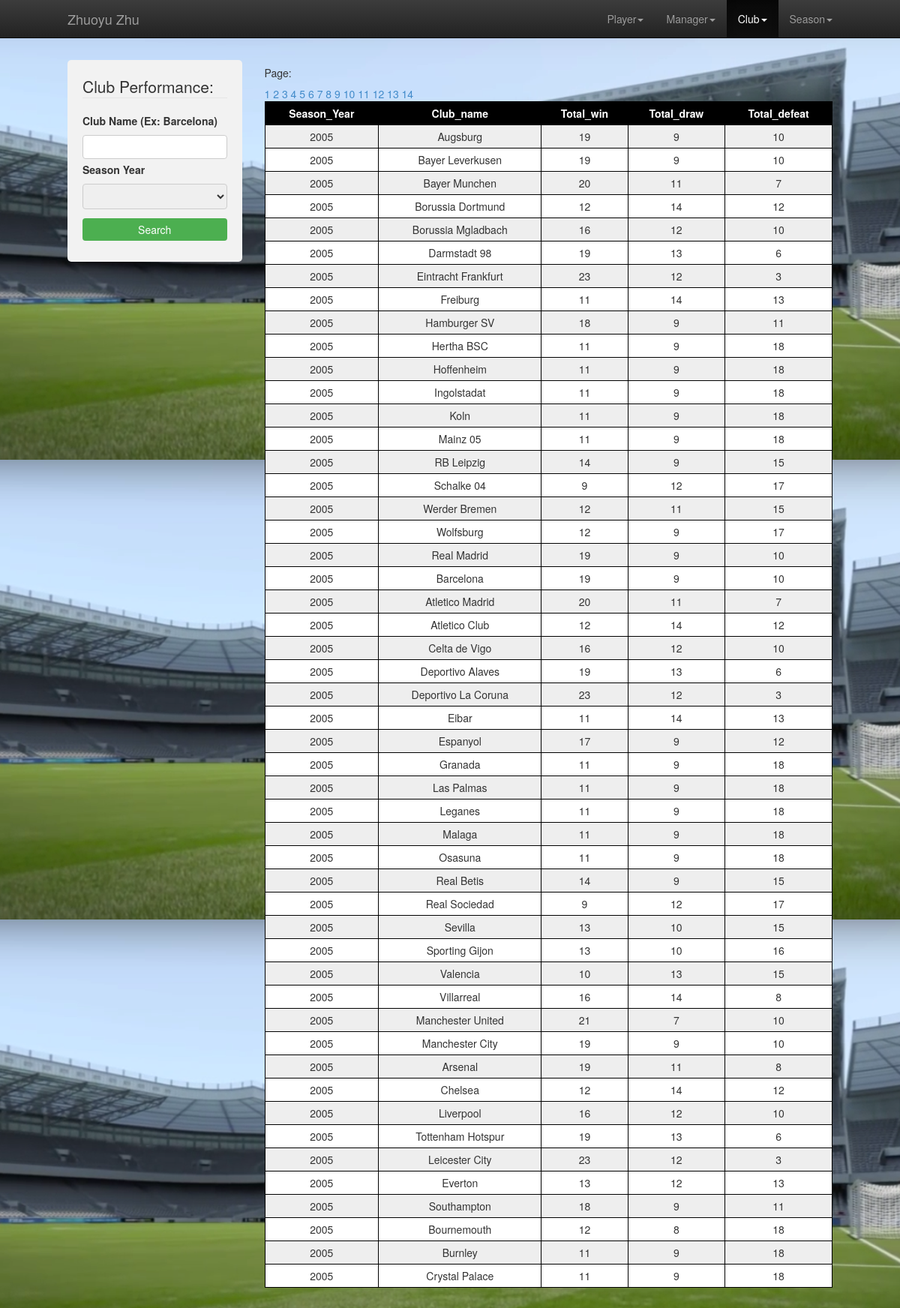
Page /web/clubPerf.php on the committed database.
### tables this page shows
create table season
(
season_id int not null,
season_year year(4) not null,
PRIMARY KEY (season_id)
);

create table club
(
club_id int not null,
club_name varchar(50) not null,
home_stadium varchar(50) not null,
league varchar(100) not null,
country varchar(50) not null,
PRIMARY KEY (club_id)
);

### web/clubPerf.php (the view, shortened to what this page needs)
<!DOCTYPE html>
<html>
  <head>
    <link href="css/bootstrap.min.css" rel="stylesheet" media="screen">
    <link href="css/bootstrap-theme.css" rel="stylesheet" media="screen">
    <link href="css/my-styles.css" rel="stylesheet" media="screen">
    <link rel="stylesheet" type="text/css" href="css/style-responsive.css" />
  </head>
  <body>
    <div class="navbar navbar-inverse navbar-fixed-top">
      <div class="container">
        <div class="navbar-header">
        <a class="navbar-brand text-muted" href="Final.html">Zhuoyu Zhu</a>
        </div>
        <div class="collapse navbar-collapse">
          <ul class="nav navbar-nav navbar-right">
            <li class="dropdown">
              <a data-toggle="dropdown" data-target="player.html">Player<b class="caret"></b></a>
            </li>
            <li class="dropdown">
              <a data-toggle="dropdown" data-target="manager.html">Manager<b class="caret"></b></a>
            </li>
            <li class="active dropdown">
              <a data-toggle="dropdown" data-target="club.html">Club<b class="caret"></b></a>
            </li>
            <li class="dropdown">
              <a data-toggle="dropdown" data-target="match.html">Season<b class="caret"></b></a>
            </li>
          </ul>
        </div>
      </div>
    </div>
    <div class="container documentationbar">
      <div class="row row-offcanvas row-offcanvas-right">
        <div class="col-xs-2 col-sm-3 sidebar-offcanvas" id="sidebar" role="navigation">
          <div class="query">
            <form method= "get" action="">
              <fieldset>
                <legend>Club Performance:</legend>
                <label for="lclubname">Club Name (Ex: Barcelona)</label>
                <input type="text" id="clubname" name="clubname">
                <label for="season">Season Year</label>
                <select id="season" name="season">
                  <option value=""></option>
                  <option value="2016">2016</option>
                </select>
                <input type="submit" value="Search">
              </fieldset>
            </form>
          </div>
        </div>
        <div class="col-xs-12 col-lg-9">
          <div class="row">
            <div class="col-xs-12 col-lg-12">
              <form method="get" action="">
                <h5>Page: </h5>
                <table id="t01">
                  <tr>
                    <th>Season_Year</th>
                    <th>Club_name</th>
                    <th>Total_win</th>
                    <th>Total_draw</th>
                    <th>Total_defeat</th>
                  </tr>
                <?php
                $clubname = trim($_REQUEST['clubname']);
                $season = trim($_REQUEST['season']);
                $page=$_GET["page"];
                if ($page=="" || $page=="1") {
                  $page1 = 0;
                } else {
                  $page1 = ($page*50)-50;
                }
                $co=$_GET["cc"];
                if ($season) {
                  if ($condition) {
                    $condition = $condition." and s.season_year = '$season' group by c.club_name";
                  } else {
                    $condition = "where s.season_year = '$season' group by c.club_name";
                  }
                } else {
                  $condition = $condition." group by s.season_year";
                }
                if ($co) {
                  $condition = $co;
                } else if (!$clubname && !$season) {
                  $condition = "";
                }
                $query = "SELECT s.season_year, c.club_name, (sc.home_win+sc.away_win) as total_win,
                          (sc.home_draw+sc.away_draw) as total_draw, (sc.home_defeat+sc.away_defeat) as total_defeat
                          from seasonclub sc
                          inner join season s
                          on sc.season_id = s.season_id
                          inner join club c
                          on sc.club_id = c.club_id ".$condition." limit $page1, 50";
                $result = mysqli_query($dbcon, $query)
                  or die('Query failed bbbbbb: ' . mysqli_error($dbcon));
                while ($tuple = mysqli_fetch_assoc($result)) {
                  print '<tr><td>'.$tuple['season_year'].'</td>
                  <td>'.$tuple['club_name'].'</td>
                  <td>'.$tuple['total_win'].'</td>
                  <td>'.$tuple['total_draw'].'</td>
                  <td>'.$tuple['total_defeat'].'</td></tr>';
                }
                $query1 = "SELECT s.season_year, c.club_name, (sc.home_win+sc.away_win) as total_win,
                          (sc.home_draw+sc.away_draw) as total_draw, (sc.home_defeat+sc.away_defeat) as total_defeat
                          from seasonclub sc
                          inner join season s
                          on sc.season_id = s.season_id
                          inner join club c
                          on sc.club_id = c.club_id ".$condition;
                $result1 = mysqli_query($dbcon, $query1)
                  or die('Query failed: ' . mysqli_error($dbcon));
                $total = 0;
                while ($tuple = mysqli_fetch_assoc($result1)) {
                  $total += 1;
                }
                $p = $total/50;
                $p = ceil($p);
                for ($b=1;$b<=$p;$b++) {
                  ?><a href="clubPerf.php?page=<?php echo $b; ?>&cc=<?php echo $condition; ?>"><?php echo $b." "; ?></a><?php
                }
                echo "<br>";
                ?>
                </table>
                <br>
                <br>
              </form>
            </div>
          </div>
        </div>
      </div>
    </div>
  </body>
</html>

### web/css/my-styles.css (style rules this page uses)
input[type=text], select { width: 100%; padding: 5px 10px; margin: 4px 0; display: inline-block; border: 1px solid #ccc; border-radius: 4px; box-sizing: border-box; }
input[type=submit] { width: 100%; background-color: #4CAF50; color: white; padding: 5px 10px; margin: 8px 0; border: none; border-radius: 4px; cursor: pointer; }
.query { border-radius: 5px; background-color: #f2f2f2; padding: 20px; }
body { padding-top: 50px; background-image: url("homepage.png") !important; }
.container { max-width: 1050px; }
.documentationbar { margin-top: 30px; }

### web/clubPerf.php (style rules this page uses)
table { width:100%; }
table, th, td { border: 1px solid black; border-collapse: collapse; }
th, td { padding: 5px; text-align: center; }
table#t01 tr:nth-child(even) { background-color: #eee; }
table#t01 tr:nth-child(odd) { background-color:#fff; }
table#t01 th { background-color: black; color: white; }

### rows in the picture
season: season_year "2005", club.club_name "Augsburg", total_win "19", total_draw "9", total_defeat "10", club.club_name "Bayer Leverkusen", club.club_name "Bayer Munchen", total_win "20", total_draw "11", total_defeat "7", club.club_name "Borussia Dortmund", total_win "12", total_draw "14", total_defeat "12", club.club_name "Borussia Mgladbach", total_win "16", total_draw "12", club.club_name "Darmstadt 98", total_draw "13", total_defeat "6", club.club_name "Eintracht Frankfurt", total_win "23", total_defeat "3", club.club_name "Freiburg", total_win "11", total_defeat "13", club.club_name "Hamburger SV", total_win "18", total_defeat "11", club.club_name "Hertha BSC", total_defeat "18", club.club_name "Hoffenheim", club.club_name "Ingolstadat", club.club_name "Koln", club.club_name "Mainz 05", club.club_name "RB Leipzig", total_win "14", total_defeat "15", club.club_name "Schalke 04", total_win "9", total_defeat "17", club.club_name "Werder Bremen", club.club_name "Wolfsburg", club.club_name "Real Madrid", club.club_name "Barcelona", club.club_name "Atletico Madrid", club.club_name "Atletico Club", club.club_name "Celta de Vigo", club.club_name "Deportivo Alaves", club.club_name "Deportivo La Coruna", club.club_name "Eibar", club.club_name "Espanyol", total_win "17", club.club_name "Granada", club.club_name "Las Palmas", club.club_name "Leganes", club.club_name "Malaga", club.club_name "Osasuna", club.club_name "Real Betis", club.club_name "Real Sociedad", club.club_name "Sevilla", total_win "13", total_draw "10", club.club_name "Sporting Gijon", total_defeat "16", club.club_name "Valencia", total_win "10", club.club_name "Villarreal", total_defeat "8", club.club_name "Manchester United", total_win "21", total_draw "7", club.club_name "Manchester City", club.club_name "Arsenal", club.club_name "Chelsea", club.club_name "Liverpool", club.club_name "Tottenham Hotspur", club.club_name "Leicester City", club.club_name "Everton", club.club_name "Southampton", club.club_name "Bournemouth", total_draw "8", club.club_name "Burnley", club.club_name "Crystal Palace"
